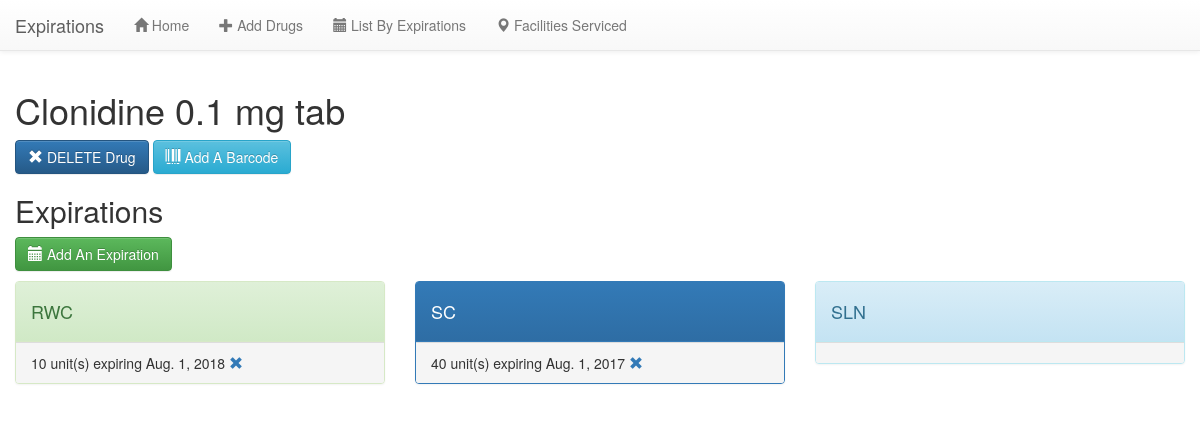
/drug/21, run on an earlier commit of the app's database.
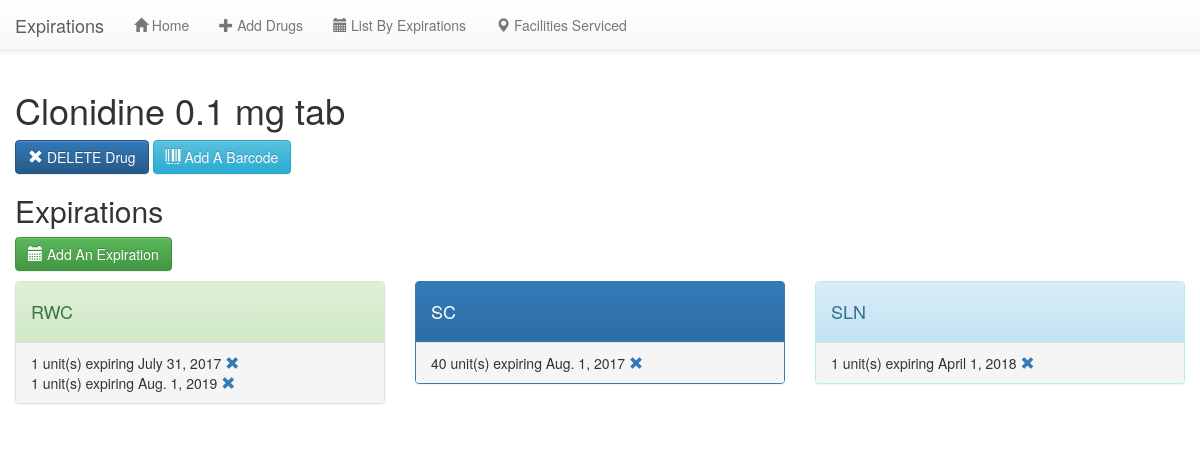
And on a later commit of the database.
### expirations/models.py (models this page shows, shortened)
class Expiration(models.Model):
    facility_Choices = (
        ('RWC', 'Redwood City Inpatient'),
        ('SC', 'Santa Clara Inpatient'),
        ('SLN', 'San Leandro Inpatient'),
    )
    facility = models.CharField(max_length = 100, choices = facility_Choices, default = 'RWC')
    drug_Linked = models.ForeignKey('expirations.Drug', related_name = 'expiration_dates')
    qty = models.IntegerField(default = 1)
    date_entered = models.DateField(auto_now=True)
    expirationDate = models.DateField(default = datetime.date.today)
    comments = models.TextField(null = True)

### expirations/views.py (the view)
# urls.py: url(r'^drug/(?P<pk>\d+)$', exp_view.DrugDetailView.as_view(), name = 'drug_detail'),
class DrugDetailView(DetailView):
    template_name = 'expirations/drug_detail.html'
    model = Drug
    def get_context_data(self, **kwargs):
        drug_Pk = self.kwargs['pk']
        context = super(DrugDetailView, self).get_context_data(**kwargs)
        context['exp'] = Drug.objects.get(pk = drug_Pk).expiration_dates.all().order_by('expirationDate')
        return context

### expirations/templates/expirations/drug_detail.html
{% extends 'expirations/index.html' %}
{% block content %}
      <h1>{{ drug.name }}</h1>
      <a class="btn btn-primary" href="{% url 'drug_delete' pk=drug.pk %}"><span class ="glyphicon glyphicon-remove" style="font-size: 15px"></span> DELETE Drug</a>
      <a class="btn btn-info" href="{% url 'add_barcode' pk=drug.pk %}"><span class ="glyphicon glyphicon-barcode" style="font-size: 15px"></span> Add A Barcode</a>
      <h2>Expirations</h2>
      <a class = "btn btn-success" href="{% url 'add_expiration' pk=drug.pk %}"><span class ="glyphicon glyphicon-calendar" style="font-size: 15px"></span> Add An Expiration</a>
      <p>
      <div class="container-fluid-left">
        <div class="row">
          <div class="col-md-4">
            <div class="panel panel-success">
              <div class = 'panel-heading'>
                <h4>RWC</h4>
             </div>
             <div class="panel-footer">
               {% for x in exp %}
               {% if x.facility == 'RWC'%}
                    {{x.qty}} unit(s) expiring {{x.expirationDate}} <a href = "{% url 'expiration_delete' pk=x.pk %}"><span class = "glyphicon glyphicon-remove"></span></a><br>
               {% endif %}
               {% endfor %}
             </div>
            </div>
          </div>
          <div class="col-md-4">
            <div class="panel panel-primary">
              <div class = 'panel-heading'>
               <h4>SC</h4>
             </div>
             <div class="panel-footer">
               {% for x in exp %}
               {% if x.facility == 'SC'%}
                    {{x.qty}} unit(s) expiring {{x.expirationDate}} <a href = "{% url 'expiration_delete' pk=x.pk %}"><span class = "glyphicon glyphicon-remove" ></span></a><br>
               {% endif %}
               {% endfor %}
             </div>
            </div>
          </div>
          <div class="col-md-4">
            <div class="panel panel-info">
              <div class = 'panel-heading'>
               <h4>SLN</h4>
             </div>
             <div class="panel-footer">
               {% for x in exp %}
               {% if x.facility == 'SLN'%}
                    {{x.qty}} unit(s) expiring {{x.expirationDate}} <a href = "{% url 'expiration_delete' pk=x.pk %}"><span class = "glyphicon glyphicon-remove"></span></a><br>
               {% endif %}
               {% endfor %}
             </div>
            </div>
          </div>
        </div>
      </div>
{% endblock %}

What changed in the data, as far as the page shows it:
removed Expiration: qty "10", expirationDate "Aug. 1, 2018", shown under "RWC"
added Expiration: qty "1", expirationDate "July 31, 2017", shown under "RWC"
added Expiration: qty "1", expirationDate "Aug. 1, 2019", shown under "RWC"
added Expiration: qty "1", expirationDate "April 1, 2018", shown under "SLN"
